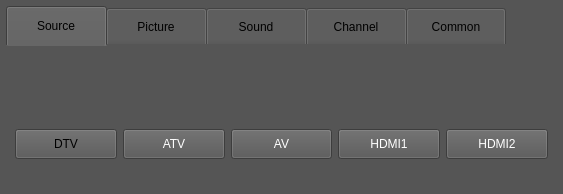
<?xml version="1.0" encoding="UTF-8"?>
<ui version="4.0">
 <class>Widget</class>
 <widget class="QWidget" name="Widget">
  <property name="geometry">
   <rect>
    <x>0</x>
    <y>0</y>
    <width>563</width>
    <height>194</height>
   </rect>
  </property>
  <property name="minimumSize">
   <size>
    <width>563</width>
    <height>194</height>
   </size>
  </property>
  <property name="maximumSize">
   <size>
    <width>563</width>
    <height>194</height>
   </size>
  </property>
  <property name="windowTitle">
   <string>Widget</string>
  </property>
  <property name="windowIcon">
   <iconset resource="rcc.qrc">
    <normaloff>:/image/tv.png</normaloff>:/image/tv.png</iconset>
  </property>
  <property name="styleSheet">
   <string notr="true">background-color: rgb(85, 85, 85);</string>
  </property>
  <widget class="QTabWidget" name="tabWidget">
   <property name="geometry">
    <rect>
     <x>6</x>
     <y>6</y>
     <width>551</width>
     <height>182</height>
    </rect>
   </property>
   <property name="styleSheet">
    <string notr="true">QTabBar::tab{width:100}

QTabBar::tab{height:40;}

QTabWidget::pane {
           border: none;
       }

QTabWidget::tab-bar { 
	alignment: center; 
} 
</string>
   </property>
   <property name="tabPosition">
    <enum>QTabWidget::TabPosition::North</enum>
   </property>
   <property name="tabShape">
    <enum>QTabWidget::TabShape::Rounded</enum>
   </property>
   <property name="currentIndex">
    <number>0</number>
   </property>
   <property name="elideMode">
    <enum>Qt::TextElideMode::ElideMiddle</enum>
   </property>
   <property name="tabsClosable">
    <bool>false</bool>
   </property>
   <property name="movable">
    <bool>false</bool>
   </property>
   <property name="tabBarAutoHide">
    <bool>true</bool>
   </property>
   <widget class="QWidget" name="tab">
    <attribute name="title">
     <string>Source</string>
    </attribute>
    <layout class="QHBoxLayout" name="horizontalLayout_3">
     <item>
      <layout class="QHBoxLayout" name="horizontalLayout">
       <item>
        <layout class="QVBoxLayout" name="verticalLayout" stretch="0,0">
         <property name="bottomMargin">
          <number>20</number>
         </property>
         <item>
          <widget class="QLabel" name="label">
           <property name="maximumSize">
            <size>
             <width>100</width>
             <height>16777215</height>
            </size>
           </property>
           <property name="styleSheet">
            <string notr="true"/>
           </property>
           <property name="text">
            <string/>
           </property>
           <property name="pixmap">
            <pixmap resource="rcc.qrc">:/image/dtv.png</pixmap>
           </property>
           <property name="scaledContents">
            <bool>true</bool>
           </property>
          </widget>
         </item>
         <item>
          <widget class="QPushButton" name="pushButton">
           <property name="minimumSize">
            <size>
             <width>0</width>
             <height>30</height>
            </size>
           </property>
           <property name="styleSheet">
            <string notr="true">color: rgb(255, 255, 255);
 QPushButton {
           border - radius: 15px; 
       }</string>
           </property>
           <property name="text">
            <string>DTV</string>
           </property>
          </widget>
         </item>
        </layout>
       </item>
       <item>
        <layout class="QVBoxLayout" name="verticalLayout_2" stretch="0,5">
         <property name="bottomMargin">
          <number>20</number>
         </property>
         <item>
          <widget class="QLabel" name="label_2">
           <property name="maximumSize">
            <size>
             <width>100</width>
             <height>16777215</height>
            </size>
           </property>
           <property name="text">
            <string/>
           </property>
           <property name="pixmap">
            <pixmap resource="rcc.qrc">:/image/ATV.png</pixmap>
           </property>
           <property name="scaledContents">
            <bool>true</bool>
           </property>
          </widget>
         </item>
         <item>
          <widget class="QPushButton" name="pushButton_2">
           <property name="minimumSize">
            <size>
             <width>0</width>
             <height>30</height>
            </size>
           </property>
           <property name="styleSheet">
            <string notr="true">color: rgb(255, 255, 255);</string>
           </property>
           <property name="text">
            <string>ATV</string>
           </property>
          </widget>
         </item>
        </layout>
       </item>
       <item>
        <layout class="QVBoxLayout" name="verticalLayout_3" stretch="0,5">
         <property name="bottomMargin">
          <number>20</number>
         </property>
         <item>
          <widget class="QLabel" name="label_3">
           <property name="maximumSize">
            <size>
             <width>100</width>
             <height>16777215</height>
            </size>
           </property>
           <property name="text">
            <string/>
           </property>
           <property name="pixmap">
            <pixmap resource="rcc.qrc">:/image/AV.png</pixmap>
           </property>
           <property name="scaledContents">
            <bool>true</bool>
           </property>
          </widget>
         </item>
         <item>
          <widget class="QPushButton" name="pushButton_3">
           <property name="minimumSize">
            <size>
             <width>0</width>
             <height>30</height>
            </size>
           </property>
           <property name="styleSheet">
            <string notr="true">color: rgb(255, 255, 255);</string>
           </property>
           <property name="text">
            <string>AV</string>
           </property>
          </widget>
         </item>
        </layout>
       </item>
       <item>
        <layout class="QVBoxLayout" name="verticalLayout_4" stretch="0,5">
         <property name="bottomMargin">
          <number>20</number>
         </property>
         <item>
          <widget class="QLabel" name="label_4">
           <property name="maximumSize">
            <size>
             <width>100</width>
             <height>16777215</height>
            </size>
           </property>
           <property name="text">
            <string/>
           </property>
           <property name="pixmap">
            <pixmap resource="rcc.qrc">:/image/HDMI.png</pixmap>
           </property>
           <property name="scaledContents">
            <bool>true</bool>
           </property>
          </widget>
         </item>
         <item>
          <widget class="QPushButton" name="pushButton_4">
           <property name="minimumSize">
            <size>
             <width>0</width>
             <height>30</height>
            </size>
           </property>
           <property name="styleSheet">
            <string notr="true">color: rgb(255, 255, 255);</string>
           </property>
           <property name="text">
            <string>HDMI1</string>
           </property>
          </widget>
         </item>
        </layout>
       </item>
       <item>
        <layout class="QVBoxLayout" name="verticalLayout_5" stretch="0,5">
         <property name="bottomMargin">
          <number>20</number>
         </property>
         <item>
          <widget class="QLabel" name="label_5">
           <property name="maximumSize">
            <size>
             <width>100</width>
             <height>16777215</height>
            </size>
           </property>
           <property name="text">
            <string/>
           </property>
           <property name="pixmap">
            <pixmap resource="rcc.qrc">:/image/HDMI.png</pixmap>
           </property>
           <property name="scaledContents">
            <bool>true</bool>
           </property>
          </widget>
         </item>
         <item>
          <widget class="QPushButton" name="pushButton_5">
           <property name="minimumSize">
            <size>
             <width>0</width>
             <height>30</height>
            </size>
           </property>
           <property name="styleSheet">
            <string notr="true">color: rgb(255, 255, 255);</string>
           </property>
           <property name="text">
            <string>HDMI2</string>
           </property>
          </widget>
         </item>
        </layout>
       </item>
      </layout>
     </item>
    </layout>
   </widget>
   <widget class="QWidget" name="tab_2">
    <attribute name="title">
     <string>Picture</string>
    </attribute>
    <layout class="QHBoxLayout" name="horizontalLayout_4">
     <item>
      <widget class="QPushButton" name="pushButton_8">
       <property name="minimumSize">
        <size>
         <width>0</width>
         <height>80</height>
        </size>
       </property>
       <property name="styleSheet">
        <string notr="true">color: rgb(255, 255, 255);
       QPushButton {
           border - radius: 25px; 
       }</string>
       </property>
       <property name="text">
        <string>Standard</string>
       </property>
      </widget>
     </item>
     <item>
      <widget class="QPushButton" name="pushButton_10">
       <property name="minimumSize">
        <size>
         <width>0</width>
         <height>80</height>
        </size>
       </property>
       <property name="styleSheet">
        <string notr="true">color: rgb(255, 255, 255);</string>
       </property>
       <property name="text">
        <string>Dynamic</string>
       </property>
      </widget>
     </item>
     <item>
      <widget class="QPushButton" name="pushButton_9">
       <property name="minimumSize">
        <size>
         <width>0</width>
         <height>80</height>
        </size>
       </property>
       <property name="styleSheet">
        <string notr="true">color: rgb(255, 255, 255);</string>
       </property>
       <property name="text">
        <string>Soft</string>
       </property>
      </widget>
     </item>
     <item>
      <widget class="QPushButton" name="pushButton_7">
       <property name="minimumSize">
        <size>
         <width>0</width>
         <height>80</height>
        </size>
       </property>
       <property name="styleSheet">
        <string notr="true">color: rgb(255, 255, 255);</string>
       </property>
       <property name="text">
        <string>Vivid</string>
       </property>
      </widget>
     </item>
     <item>
      <widget class="QPushButton" name="pushButton_6">
       <property name="minimumSize">
        <size>
         <width>0</width>
         <height>80</height>
        </size>
       </property>
       <property name="styleSheet">
        <string notr="true">color: rgb(255, 255, 255);</string>
       </property>
       <property name="text">
        <string>Energy</string>
       </property>
      </widget>
     </item>
    </layout>
   </widget>
   <widget class="QWidget" name="tab_3">
    <attribute name="title">
     <string>Sound</string>
    </attribute>
    <layout class="QHBoxLayout" name="horizontalLayout_5">
     <item>
      <widget class="QPushButton" name="pushButton_14">
       <property name="minimumSize">
        <size>
         <width>0</width>
         <height>80</height>
        </size>
       </property>
       <property name="styleSheet">
        <string notr="true">color: rgb(255, 255, 255);</string>
       </property>
       <property name="text">
        <string>Standard</string>
       </property>
      </widget>
     </item>
     <item>
      <widget class="QPushButton" name="pushButton_15">
       <property name="minimumSize">
        <size>
         <width>0</width>
         <height>80</height>
        </size>
       </property>
       <property name="styleSheet">
        <string notr="true">color: rgb(255, 255, 255);</string>
       </property>
       <property name="text">
        <string>Music</string>
       </property>
      </widget>
     </item>
     <item>
      <widget class="QPushButton" name="pushButton_13">
       <property name="minimumSize">
        <size>
         <width>0</width>
         <height>80</height>
        </size>
       </property>
       <property name="styleSheet">
        <string notr="true">color: rgb(255, 255, 255);</string>
       </property>
       <property name="text">
        <string>Movie</string>
       </property>
      </widget>
     </item>
     <item>
      <widget class="QPushButton" name="pushButton_12">
       <property name="minimumSize">
        <size>
         <width>0</width>
         <height>80</height>
        </size>
       </property>
       <property name="styleSheet">
        <string notr="true">color: rgb(255, 255, 255);</string>
       </property>
       <property name="text">
        <string>News</string>
       </property>
      </widget>
     </item>
     <item>
      <widget class="QPushButton" name="pushButton_11">
       <property name="minimumSize">
        <size>
         <width>0</width>
         <height>80</height>
        </size>
       </property>
       <property name="styleSheet">
        <string notr="true">color: rgb(255, 255, 255);</string>
       </property>
       <property name="text">
        <string>User</string>
       </property>
      </widget>
     </item>
    </layout>
   </widget>
   <widget class="QWidget" name="tab_4">
    <attribute name="title">
     <string>Channel</string>
    </attribute>
    <layout class="QHBoxLayout" name="horizontalLayout_6">
     <item>
      <widget class="QPushButton" name="pushButton_19">
       <property name="minimumSize">
        <size>
         <width>0</width>
         <height>80</height>
        </size>
       </property>
       <property name="styleSheet">
        <string notr="true">color: rgb(255, 255, 255);</string>
       </property>
       <property name="text">
        <string>Country</string>
       </property>
      </widget>
     </item>
     <item>
      <widget class="QPushButton" name="pushButton_18">
       <property name="minimumSize">
        <size>
         <width>0</width>
         <height>80</height>
        </size>
       </property>
       <property name="styleSheet">
        <string notr="true">color: rgb(255, 255, 255);</string>
       </property>
       <property name="text">
        <string>Antenna Type</string>
       </property>
      </widget>
     </item>
     <item>
      <widget class="QPushButton" name="pushButton_17">
       <property name="minimumSize">
        <size>
         <width>0</width>
         <height>80</height>
        </size>
       </property>
       <property name="styleSheet">
        <string notr="true">color: rgb(255, 255, 255);</string>
       </property>
       <property name="text">
        <string>Signal Information</string>
       </property>
      </widget>
     </item>
     <item>
      <widget class="QPushButton" name="pushButton_16">
       <property name="minimumSize">
        <size>
         <width>0</width>
         <height>80</height>
        </size>
       </property>
       <property name="styleSheet">
        <string notr="true">color: rgb(255, 255, 255);</string>
       </property>
       <property name="text">
        <string>Scan</string>
       </property>
      </widget>
     </item>
    </layout>
   </widget>
   <widget class="QWidget" name="tab_5">
    <attribute name="title">
     <string>Common</string>
    </attribute>
    <layout class="QHBoxLayout" name="horizontalLayout_7">
     <item>
      <widget class="QPushButton" name="pushButton_21">
       <property name="minimumSize">
        <size>
         <width>120</width>
         <height>80</height>
        </size>
       </property>
       <property name="styleSheet">
        <string notr="true">color: rgb(255, 255, 255);</string>
       </property>
       <property name="text">
        <string>English</string>
       </property>
      </widget>
     </item>
     <item>
      <widget class="QPushButton" name="pushButton_20">
       <property name="minimumSize">
        <size>
         <width>120</width>
         <height>80</height>
        </size>
       </property>
       <property name="styleSheet">
        <string notr="true">color: rgb(255, 255, 255);</string>
       </property>
       <property name="text">
        <string>Chinese</string>
       </property>
      </widget>
     </item>
     <item>
      <spacer name="horizontalSpacer">
       <property name="orientation">
        <enum>Qt::Orientation::Horizontal</enum>
       </property>
       <property name="sizeHint" stdset="0">
        <size>
         <width>40</width>
         <height>20</height>
        </size>
       </property>
      </spacer>
     </item>
    </layout>
   </widget>
  </widget>
 </widget>
 <resources>
  <include location="rcc.qrc"/>
 </resources>
 <connections/>
</ui>
